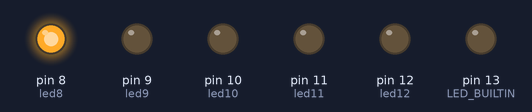
Bench run of a sketch on a simulated Arduino Uno, built with avr-gcc and run on an emulated ATmega328P. On the bench: output pins drawn as LEDs (lit = HIGH). What the sketch prints to the serial monitor is not drawn.

Above: at 0.02 s.
At 0.12 s:
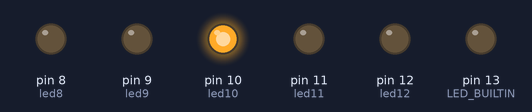
At 0.22 s:
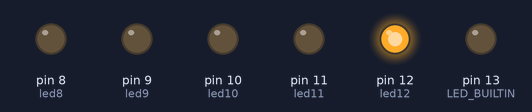
Timing chart, 0 to 3.0 s (numbered marks = the images above):
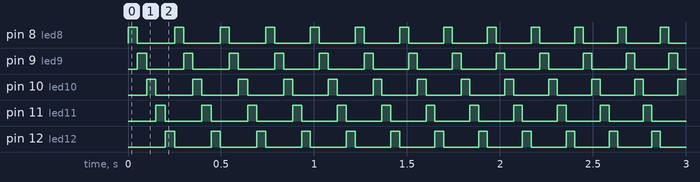

The sketch:

interrupt-2.ino
```cpp
int led8 = 8;
int led9 = 9;
int led10 = 10;
int led11 = 11;
int led12 = 12;
int button = 3;
int i;
void setup()
{
pinMode(led8, OUTPUT);
pinMode(led9, OUTPUT);
pinMode(led10, OUTPUT);
pinMode(led11, OUTPUT);
pinMode(led12, OUTPUT);
pinMode(LED_BUILTIN,OUTPUT);
Serial.begin(9600);
}
void loop()
{

for (i= 50; i> 0; i--)
{
for(int k =0;k<51-i;k++){
Serial.println(i);
digitalWrite(LED_BUILTIN,LOW);
digitalWrite(led8, HIGH);
delay(i);
digitalWrite(led8, LOW);
digitalWrite(led9, HIGH);
delay(i);
digitalWrite(led9, LOW);
digitalWrite(led10, HIGH);
delay(i);
digitalWrite(led10, LOW);
digitalWrite(led11, HIGH);
delay(i);
digitalWrite(led11, LOW);
digitalWrite(led12, HIGH);
delay(i);
digitalWrite(led12, LOW);
}
}
}
```

Measured:
- by itself, pin 8 (led8), pin 9 (led9), pin 10 (led10), pin 11 (led11), pin 12 (led12): repeats every 0.25 s: LOW 0.20 s, HIGH 0.05 s
